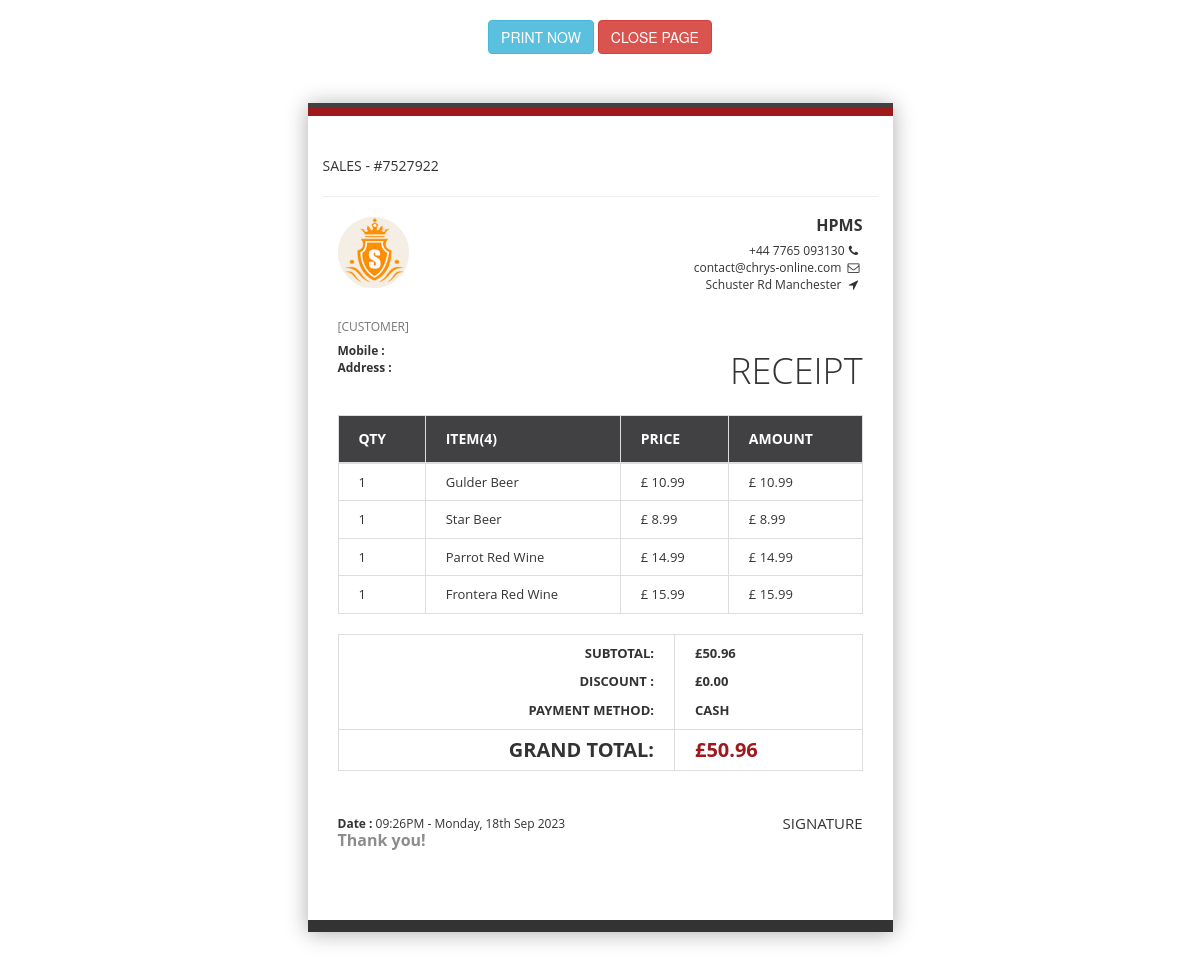
/admin06/reciept_sales/index.php?sales_row_id=1, run on the app's committed database.
### tables this page shows
CREATE TABLE `sales_record` (
  `id` bigint(50) NOT NULL,
  `no_items` text NOT NULL,
  `table_sales` text NOT NULL,
  `sub_total_amount` text NOT NULL,
  `discount_amount` text NOT NULL,
  `grand_total_amount` text NOT NULL,
  `discount_info` text NOT NULL,
  `payment_method` text NOT NULL,
  `reciept_no` text NOT NULL,
  `date_time` text NOT NULL,
  `customer_name` text NOT NULL,
  `customer_phonenumber` text NOT NULL,
  `customer_address` text NOT NULL,
  `booking_ref` text NOT NULL,
  `sales_staff` text NOT NULL
);

CREATE TABLE `hotel_system_settings` (
  `id` bigint(50) NOT NULL,
  `new_check_in_hours` text NOT NULL,
  `hotel_email_address` text NOT NULL,
  `hotel_phone_number` text NOT NULL,
  `hotel_other_emails` text NOT NULL,
  `hotel_other_phonenumbers` text NOT NULL,
  `hotel_google_iframe_link` text NOT NULL,
  `hotel_address` text NOT NULL,
  `intro_text` text NOT NULL,
  `software_name` text NOT NULL
);

### functions.php (called while the page is built, shortened)
<?php
	function clean_output($string)
	{
	$string=stripslashes($string);
	return htmlentities($string);
 	}
?>

### set.php (called while the page is built, shortened)
<?php
	$db_host	= 	'localhost';
	$db_user 	= 	'db_user';
	$db_pass 	= 	'db_pass';
	$db_name 	= 	'db_name';
	$con = mysqli_connect($db_host,$db_user,$db_pass,$db_name);
	$site_title 					= "HPMS";
 $query_hotel_system_settings=mysqli_fetch_assoc(mysqli_query($con,"SELECT * FROM hotel_system_settings WHERE id=1"))or die(mysqli_error($con));
  $hotel_email_address							=			$query_hotel_system_settings['hotel_email_address'];
  $hotel_phone_number							=			$query_hotel_system_settings['hotel_phone_number'];
  $hotel_address								=			$query_hotel_system_settings['hotel_address'];
?>

### admin06/reciept_sales/index.php (the view, shortened to what this page needs)
<?php
include("../../set.php");
include("../../functions.php");
	$sales_row_id			=	$_GET['sales_row_id'];
		if(is_numeric($sales_row_id) && is_int((int)$sales_row_id)){
        $sales_row_id = (int)$sales_row_id;
    } else {
			header("location: ../manage_sales_record.php?notif_err=Invalid+Booking!");
    }
	$query_row_sales_record					=		mysqli_fetch_assoc(mysqli_query($con,"SELECT * FROM sales_record WHERE id='$sales_row_id'"));
  $no_items					=			 clean_output($query_row_sales_record['no_items']);
  $table_sales				=			 $query_row_sales_record['table_sales'];
  $grand_total_amount		=			 clean_output($query_row_sales_record['grand_total_amount']);
  $discount_amount			=			 clean_output($query_row_sales_record['discount_amount']);
  $discount_info			=			 clean_output($query_row_sales_record['discount_info']);
  $sub_total_amount			=			 clean_output($query_row_sales_record['sub_total_amount']);
  $payment_method			=			 clean_output($query_row_sales_record['payment_method']);
  $reciept_no				=			 clean_output($query_row_sales_record['reciept_no']);
  $date_time				=			 clean_output($query_row_sales_record['date_time']);
  $customer_name			=			 clean_output($query_row_sales_record['customer_name']);
  $customer_phonenumber		=			 clean_output($query_row_sales_record['customer_phonenumber']);
  $customer_address			=			 clean_output($query_row_sales_record['customer_address']);
  if($customer_name =="NULL")
  {
	$customer_name ="";
  }
  if($customer_phonenumber =="NULL")
  {
	$customer_phonenumber ="";
  }
  if($customer_address =="NULL")
  {
	$customer_address ="";
  }
	if($discount_info == "NULL")
	{
		$discount_info	=	"";
	}
	else
	{
		$discount_info	=	"[".$discount_info."]";
	}
?>
<!DOCTYPE html>
<html lang="en" >
<head>
      <link rel="stylesheet" href="style.css">
</head>
<body>
 <link href="bootstrap.min.css" rel="stylesheet" id="bootstrap-css">
<link rel="stylesheet" href="https://cdnjs.cloudflare.com/ajax/libs/font-awesome/4.7.0/css/font-awesome.min.css">
<div class="container">
<center>
<br/>
<div id="functional_buttons">
 <button  onclick="printpage();" type="button" class="btn btn-info btn-flat">PRINT NOW</button>
  <button  onclick="window.close();" type="button" class="btn btn-danger btn-flat">CLOSE PAGE</button>
  </div>
 </center>
	<div class="row">
        <div class="receipt-main col-xs-10 col-sm-10 col-md-6 col-xs-offset-1 col-sm-offset-1 col-md-offset-3">
            <div class="row">
    			<div class="receipt-header">
				<p>SALES - #<?php echo $reciept_no; ?></p><hr>
					<div class="col-xs-6 col-sm-6 col-md-6">
						<div class="receipt-left">
							<img class="img-responsive" alt="logo" src="../../images/hotel_logo.png" style="width: 71px;">
						</div>
					</div>
					<div class="col-xs-6 col-sm-6 col-md-6 text-right">
						<div class="receipt-right">
							<h5><?php echo $site_title; ?></h5>
							<p><?php echo $hotel_phone_number; ?><i class="fa fa-phone"></i></p>
							<p><?php echo $hotel_email_address; ?> <i class="fa fa-envelope-o"></i></p>
							<p><?php echo $hotel_address; ?> <i class="fa fa-location-arrow"></i></p>
						</div>
					</div>
				</div>
            </div>
			<div class="row">
				<div class="receipt-header receipt-header-mid">
					<div class="col-xs-8 col-sm-8 col-md-8 text-left">
						<div class="receipt-right">
							<h5><?php echo $customer_name; ?> <small>[CUSTOMER]</small></h5>
							<p><b>Mobile :</b> <?php echo $customer_phonenumber; ?></p>
							<p><b>Address :</b> <?php echo $customer_address; ?></p>
						</div>
					</div>
					<div class="col-xs-4 col-sm-4 col-md-4">
						<div class="receipt-left">
							<h1>Receipt</h1>
						</div>
					</div>
				</div>
            </div>
            <div>
                <table class="table table-bordered hide2" id="foo">
                    <thead>
                        <tr>
							<th>QTY</th>
							<th>ITEM(<?php echo $no_items; ?>)</th>
							<th>PRICE</th>
							<th>AMOUNT</th>
                        </tr>
                    </thead>
                    <tbody>
						<?php echo  $table_sales; ?>
                    </tbody>
                </table>
                <table class="table table-bordered">
                    <tbody>
                        <tr>
                            <td class="text-right">
                            <p>
                                <strong>SUBTOTAL: </strong>
                            </p>
                            <p>
                                <strong>DISCOUNT <?php echo $discount_info; ?>: </strong>
                            </p>
							<p>
                                <strong>PAYMENT METHOD: </strong>
                            </p>
							</td>
                            <td>
                            <p>
                                <strong>&#163;<?php echo number_format($sub_total_amount,2); ?></strong>
                            </p>
                            <p>
                                <strong>&#163;<?php echo number_format($discount_amount,2); ?></strong>
                            </p>
							<p>
                                <strong><?php echo $payment_method; ?></strong>
                            </p>
							</td>
                        </tr>
                        <tr>
                            <td class="text-right"><h2><strong>GRAND TOTAL: </strong></h2></td>
                            <td class="text-left text-danger"><h2><strong>&#163;<?php echo number_format($grand_total_amount,2); ?></strong></h2></td>
                        </tr>
                    </tbody>
                </table>
            </div>
			<div class="row">
				<div class="receipt-header receipt-header-mid receipt-footer">
					<div class="col-xs-8 col-sm-8 col-md-8 text-left">
						<div class="receipt-right">
							<p><b>Date :</b> <?php echo date('h:iA - l, jS M Y',(int)$date_time); ?></p>
							<h5 style="color: rgb(140, 140, 140);">Thank you!</h5>
						</div>
					</div>
					<div class="col-xs-4 col-sm-4 col-md-4">
						<div class="receipt-left">
							<h1>Signature</h1>
						</div>
					</div>
				</div>
            </div>
        </div>
	</div>
</div>
</body>
</html>

### admin06/reciept_sales/style.css (style rules this page uses)
.text-danger strong { color: #9f181c; }
.receipt-main { background: #ffffff none repeat scroll 0 0; border-bottom: 12px solid #333333; border-top: 12px solid #9f181c; margin-top: 50px; margin-bottom: 50px; padding: 40px 30px !important; position: relative; box-shadow: 0 1px 21px #acacac; color: #333333; font-family: open sans; }
.receipt-main p { color: #333333; font-family: open sans; line-height: 1.42857; }
.receipt-footer h1 { font-size: 15px; font-weight: 400 !important; margin: 0 !important; }
.receipt-main::after { background: #414143 none repeat scroll 0 0; content: ""; height: 5px; left: 0; position: absolute; right: 0; top: -13px; }
.receipt-main thead { background: #414143 none repeat scroll 0 0; }
.receipt-main thead th { color:#fff; }
.receipt-right h5 { font-size: 16px; font-weight: bold; margin: 0 0 7px 0; }
.receipt-right p { font-size: 12px; margin: 0px; }
.receipt-right p i { text-align: center; width: 18px; }
.receipt-main td { padding: 9px 20px !important; }
.receipt-main th { padding: 13px 20px !important; }
.receipt-main td { font-size: 13px; font-weight: initial !important; }
.receipt-main td p:last-child { margin: 0; padding: 0; }
.receipt-main td h2 { font-size: 20px; font-weight: 900; margin: 0; text-transform: uppercase; }
.receipt-header-mid .receipt-left h1 { font-weight: 100; margin: 34px 0 0; text-align: right; text-transform: uppercase; }
.receipt-header-mid { margin: 24px 0; overflow: hidden; }

### data on the page
sales_record: reciept_no "7527922", no_items "4", table_sales "1 Gulder Beer £ 10.99 £ 10.99 1 Star Beer £ 8.99 £ 8.99 1 Parrot Red Wine £ 14.99 £ 14.99 1 Frontera Red Wine £ 15.99 £ 15.99", sub_total_amount "50.96", discount_amount "0.00", payment_method "CASH", grand_total_amount "50.96", date_time "09:26PM - Monday, 18th Sep 2023"
hotel_system_settings: hotel_phone_number "+44 7765 093130", hotel_email_address "contact@chrys-online.com", hotel_address "Schuster Rd Manchester"

### other printed values
$site_title "HPMS"
